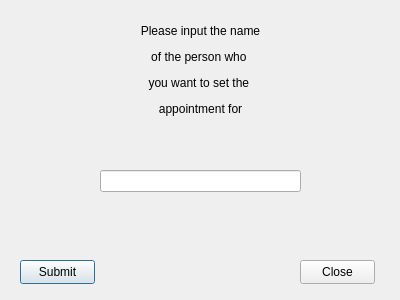
<?xml version="1.0" encoding="UTF-8"?>
<ui version="4.0">
 <class>UpdateAppointment2</class>
 <widget class="QDialog" name="UpdateAppointment2">
  <property name="geometry">
   <rect>
    <x>0</x>
    <y>0</y>
    <width>400</width>
    <height>300</height>
   </rect>
  </property>
  <property name="windowTitle">
   <string>Dialog</string>
  </property>
  <widget class="QLineEdit" name="LineEditName">
   <property name="geometry">
    <rect>
     <x>100</x>
     <y>170</y>
     <width>201</width>
     <height>22</height>
    </rect>
   </property>
  </widget>
  <widget class="QPushButton" name="pushButton">
   <property name="geometry">
    <rect>
     <x>20</x>
     <y>260</y>
     <width>75</width>
     <height>24</height>
    </rect>
   </property>
   <property name="text">
    <string>Submit</string>
   </property>
  </widget>
  <widget class="QLabel" name="label">
   <property name="geometry">
    <rect>
     <x>110</x>
     <y>20</y>
     <width>181</width>
     <height>101</height>
    </rect>
   </property>
   <property name="text">
    <string>&lt;html&gt;&lt;head/&gt;&lt;body&gt;&lt;p align=&quot;center&quot;&gt;Please input the name&lt;/p&gt;&lt;p align=&quot;center&quot;&gt; of the person who &lt;/p&gt;&lt;p align=&quot;center&quot;&gt;you want to set the &lt;/p&gt;&lt;p align=&quot;center&quot;&gt;appointment for&lt;/p&gt;&lt;/body&gt;&lt;/html&gt;</string>
   </property>
  </widget>
  <widget class="QPushButton" name="pushButton_2">
   <property name="geometry">
    <rect>
     <x>300</x>
     <y>260</y>
     <width>75</width>
     <height>24</height>
    </rect>
   </property>
   <property name="text">
    <string>Close</string>
   </property>
  </widget>
 </widget>
 <resources/>
 <connections/>
</ui>
